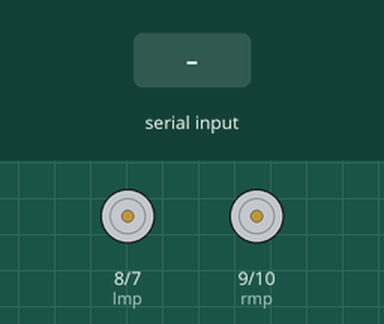
A sketch run on a simulated Arduino Uno, built with avr-gcc and run on an emulated ATmega328P. On the bench: motor-driver pin pairs drawn as motors (green arrow = first pin HIGH = forward, orange = second pin HIGH = backward, longer = more drive). The test bench sets the inputs (shaded band).

Above: at 1.2 s.
1.3 s: "F" received over Serial
At 1.42 s:
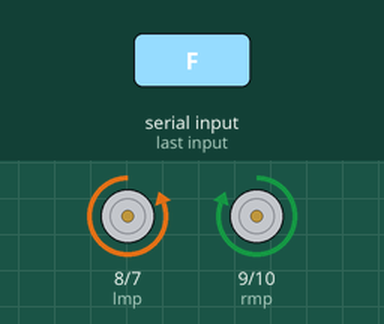
3.0 s: "B" received over Serial
At 3.22 s:
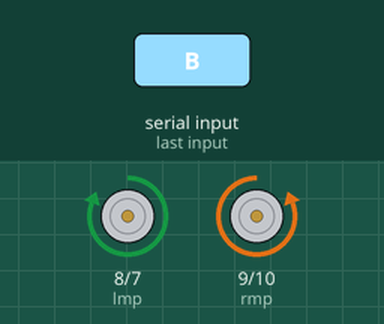
4.8 s: "L" received over Serial
At 4.87 s:
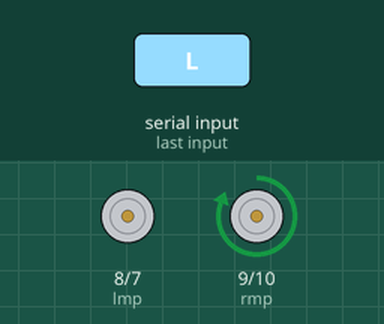
6.4 s: "R" received over Serial
At 6.52 s:
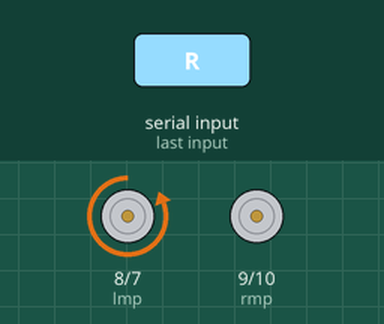
Timing chart, 0 to 9.1 s (numbered marks = the images above; inputs shaded):
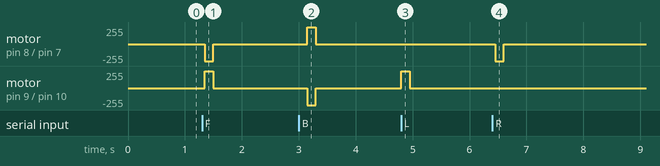

The sketch:

Bluetooth_final_bot.ino
```cpp
/* © Robocell,CCA
 * This code is given during Autonomous robotics workshop organised  by Robocell,CCA on 21,22,23 Sept,2018.
 * For details visit https://www.facebook.com/RobocellNITDgp/
 *
 * FUNCTIONING:
 *This is the code for a simplest bluetooth controled robot
 */


#define rmp 9 //Replacing rmp with 3 every where in the program, so that we don't have to remember pin no.,as it is difficult to remember
#define rmn 10 //Same way as above
#define lmp 8 //Same way as above
#define lmn 7 //Same way as above

char key;
void setup()
{
  pinMode(rmp,OUTPUT); //Pintype declaration i.e. which pin is input and which output. As Arduino has to intruct motor to move,motor pins will be output
  pinMode(rmn,OUTPUT); //Same as above. And "rmn" and "rmp" means 'right motor negitive terminal' and 'right motor positive terminal' respectively. And so on for others.
  pinMode(lmp,OUTPUT); //Same as above
  pinMode(lmn,OUTPUT); //Same as above
  Serial.begin(9600); //9600 is default baud rate at which bluetooth module transfers information to Arduino

}

void loop()
{
  if(Serial.available()) //"Serial.available()" is a function which checks if Arduino is recieving information from Bluetooth module,if it is recieving signal then condition inside if() becomes true and then if()'s body is executed
  {
    key=Serial.read(); //"Serial.read()" is a function which reads recieved information and here we are storing recieved information as character variable "key"

  }

 switch(key) //Now using switch() case we are trying to match recieved character with listed cases
    {
      case 'F':{forward(); break;} // case for forward motion.here 'F' is used because we will be assigning it to a button in Android app
      case 'B':{backward();break;}  //case for backward motion. backward(),forward(),etc. are function calls.
      case 'L':{left();break;}  //case for left motion. In each case 'break' statement is compulsory else after selection of a particular case all the cases after that case will automatically get executed
      case 'R':{right();break;}  //case for right motion
      default:{stops();break;}  //case for stoping motion if any other key than listed above is pressed
    }

  delay(150);
  key= 'S';


}

//function definitions
void forward()
{
  digitalWrite(rmp,HIGH);
  digitalWrite(rmn,LOW);
  digitalWrite(lmp,LOW);
  digitalWrite(lmn,HIGH);
  }

void backward()
{
  digitalWrite(rmp,LOW);
  digitalWrite(rmn,HIGH);
  digitalWrite(lmp,HIGH);
  digitalWrite(lmn,LOW);
  }

void right()
{
  digitalWrite(rmp,LOW);
  digitalWrite(rmn,LOW);
  digitalWrite(lmp,LOW);
  digitalWrite(lmn,HIGH);
   }

void left()
{
  digitalWrite(rmp,HIGH);
  digitalWrite(rmn,LOW);
  digitalWrite(lmp,LOW);
  digitalWrite(lmn,LOW);
   }
void stops()
{
  digitalWrite(lmp,LOW);
  digitalWrite(lmn,LOW);
  digitalWrite(rmn,LOW);
  digitalWrite(rmp,LOW);

}
```

Measured:
- after the input at 1.3 s, motor on pin 8 (lmp) / pin 7 (lmn): stopped → backward 255/255 after 0.05 s, → stopped 0.15 s later; motor on pin 9 (rmp) / pin 10 (rmn): stopped → forward 255/255 after 0.05 s, → stopped 0.15 s later
- after the input at 3.0 s, motor on pin 8 (lmp) / pin 7 (lmn): stopped → forward 255/255 after 0.15 s, → stopped 0.15 s later; motor on pin 9 (rmp) / pin 10 (rmn): stopped → backward 255/255 after 0.15 s, → stopped 0.15 s later
- after the input at 4.8 s, motor on pin 9 (rmp) / pin 10 (rmn): stopped → forward 255/255 at once, → stopped 0.15 s later
- after the input at 6.4 s, motor on pin 8 (lmp) / pin 7 (lmn): stopped → backward 255/255 after 0.05 s, → stopped 0.15 s later
